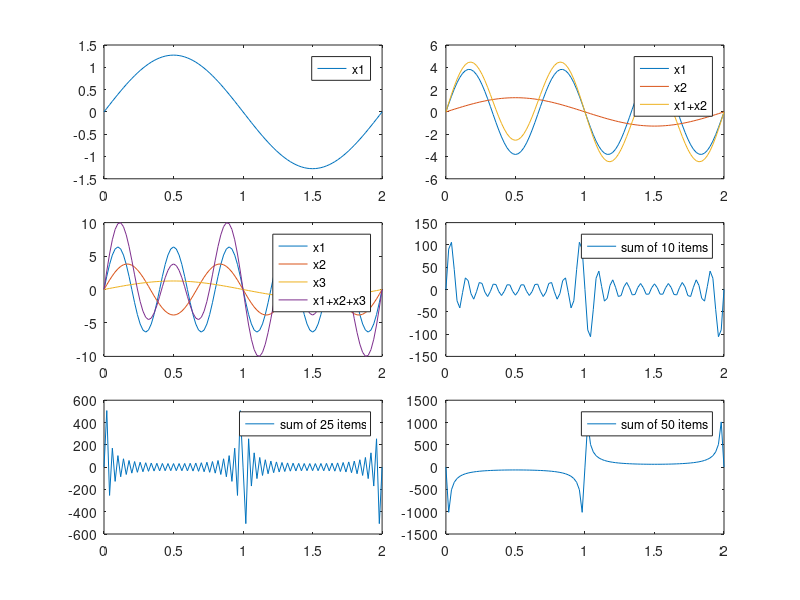

This chart was generated by the following MATLAB code:
L=100;  
t=(0:2/L:2);

f1=(4/pi)*cos(1*pi*t-pi/2);
subplot(6, 4, [1 6], 'align');
plot(t, f1);
legend('x1');

f2=(4/pi*3)*cos(3*pi*t-pi/2);
s1 = f1 + f2;
subplot(6, 4, [3 8], 'align');
plot(t, f2, t, f1, t, s1);
legend('x1', 'x2', 'x1+x2');

f3=(4/pi*5)*cos(5*pi*t-pi/2);
s2 = f1 + f2 + f3;
subplot(6, 4, [9 14], 'align');


plot(t, f3, t, f2, t, f1,  t, s2);
legend('x1', 'x2', 'x3', 'x1+x2+x3');

s3=zeros(1,numel(t));
    for  n = 1:1:10 
      s3=s3+ (4/pi*(2*n-1))*cos((2*n-1)*pi*t-pi/2); 
    end
    
    
subplot(6, 4, [11 16], 'align');
plot(t, s3);
legend('sum of 10 items');

s4=zeros(1,numel(t));

    for  n = 1:1:25 
      s4 = s4+ (4/pi*(2*n-1))*cos((2*n-1)*pi*t-pi/2); 
    end
    
subplot(6, 4, [17 22], 'align');
plot(t, s4);
legend('sum of 25 items');

s5=zeros(1,numel(t));

    for  n = 1:1:50 
      s5=s5+ (4/pi*(2*n-1))*cos((2*n-1)*pi*t-pi/2); 
    end
    
subplot(6, 4, [19 24], 'align');
plot(t, s5);
legend('sum of 50 items');